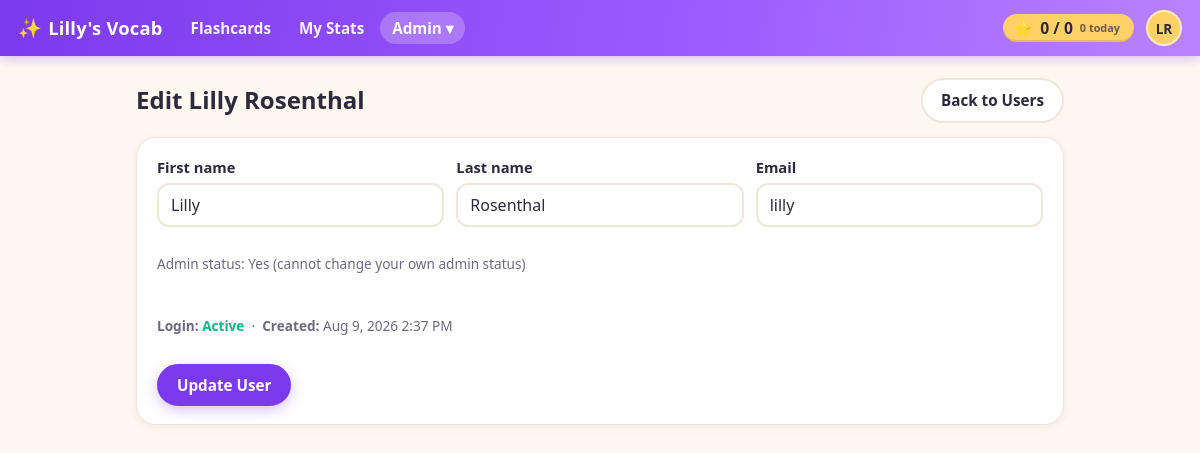
/admin/user_edit.php?id=1 (signed in), run on the app's committed database.
### tables this page shows
CREATE TABLE settings (
  id INT AUTO_INCREMENT PRIMARY KEY,
  key_name VARCHAR(191) NOT NULL UNIQUE,
  value LONGTEXT NULL,
  updated_at DATETIME NOT NULL DEFAULT CURRENT_TIMESTAMP ON UPDATE CURRENT_TIMESTAMP
);

CREATE TABLE users (
  id INT AUTO_INCREMENT PRIMARY KEY,
  first_name VARCHAR(100) NOT NULL,
  last_name VARCHAR(100) NOT NULL,
  email VARCHAR(255) DEFAULT NULL UNIQUE,
  password_hash VARCHAR(255) NOT NULL DEFAULT '',
  is_admin TINYINT(1) NOT NULL DEFAULT 0 COMMENT 'App administrator',
  email_verify_token VARCHAR(64) DEFAULT NULL,
  email_verified_at DATETIME DEFAULT NULL,
  password_reset_token_hash CHAR(64) DEFAULT NULL,
  password_reset_expires_at DATETIME DEFAULT NULL,
  shuffle_seed INT UNSIGNED DEFAULT NULL COMMENT 'NULL = original order; set = per-user shuffled deck order',
  deck_position INT NOT NULL DEFAULT 0 COMMENT 'Resume point in the full deck (index of the next card)',
  created_at DATETIME NOT NULL DEFAULT CURRENT_TIMESTAMP
);

### partials.php (called while the page is built)
<?php
require_once __DIR__ . '/config.php';
require_once __DIR__ . '/settings.php';
require_once __DIR__ . '/lib/Application.php';
require_once __DIR__ . '/lib/ApplicationUI.php';
function h($s) {
    return htmlspecialchars($s ?? '', ENT_QUOTES, 'UTF-8');
}
function header_html(string $title): void {
    ApplicationUI::headerHtml($title);
}
function footer_html(): void {
    ApplicationUI::footerHtml();
}

### config.php (called while the page is built, shortened)
<?php
function pdo(): PDO {
    static $pdo = null;
    if ($pdo === null) {
        $dsn = 'mysql:host=' . DB_HOST . ';dbname=' . DB_NAME . ';charset=utf8mb4';
        $options = [
            PDO::ATTR_ERRMODE => PDO::ERRMODE_EXCEPTION,
            PDO::ATTR_DEFAULT_FETCH_MODE => PDO::FETCH_ASSOC,
            PDO::ATTR_EMULATE_PREPARES => false,
        ];
        $pdo = new PDO($dsn, DB_USER, DB_PASS, $options);
    }
    return $pdo;
}
function current_user(): ?array {
    require_once __DIR__ . '/lib/UserManagement.php';
    if (!empty($_SESSION['uid'])) {
        static $user = null;
        if ($user === null) {
            $user = UserManagement::findById((int)$_SESSION['uid']) ?: false;
        }
        return $user ?: null;
    }
    return null;
}
function require_admin(): void {
    $user = current_user();
}

### lib/UserManagement.php (called while the page is built, shortened)
<?php
require_once __DIR__ . '/../config.php';
require_once __DIR__ . '/../settings.php';
class UserManagement {
    private static function pdo(): PDO {
        return pdo();
    }
    public static function findById(int $id): ?array {
        $st = self::pdo()->prepare('SELECT * FROM users WHERE id=? LIMIT 1');
        $st->execute([$id]);
        $row = $st->fetch();
        return $row ?: null;
    }
}

### settings.php (called while the page is built, shortened)
<?php
require_once __DIR__ . '/config.php';
class Settings {
    private static function pdo(): PDO {
        return pdo();
    }
    public static function get(string $key, string $default = ''): string {
        $st = self::pdo()->prepare('SELECT value FROM settings WHERE key_name = ? LIMIT 1');
        $st->execute([$key]);
        $row = $st->fetch();
        return $row ? (string)$row['value'] : $default;
    }
    public static function siteTitle(): string {
        return self::get('site_title', APP_NAME);
    }
}

### lib/FlashcardProgress.php (called while the page is built, shortened)
<?php
require_once __DIR__ . '/../config.php';
class FlashcardProgress {
    private static function pdo(): PDO {
        return pdo();
    }
    public static function getScoreSummary(int $userId): array {
        $pdo = self::pdo();
        $st = $pdo->prepare("SELECT COUNT(*) AS c FROM user_word_state WHERE user_id = ? AND last_mark = 'got_it'");
        $st->execute([$userId]);
        $mastered = (int)$st->fetch()['c'];
        $total = (int)$pdo->query('SELECT COUNT(*) AS c FROM words')->fetch()['c'];
        $st = $pdo->prepare('SELECT COUNT(*) AS c FROM word_review_events WHERE user_id = ? AND created_at >= CURDATE()');
        $st->execute([$userId]);
        $reviewedToday = (int)$st->fetch()['c'];
        return [
            'mastered' => $mastered,
            'total_words' => $total,
            'reviewed_today' => $reviewedToday,
        ];
    }
}

### admin/user_edit.php (the view, shortened to what this page needs)
<?php
require_once __DIR__ . '/../partials.php';
require_once __DIR__ . '/../lib/UserManagement.php';
require_admin();
$userId = (int)($_GET['id'] ?? 0);
$user = UserManagement::findById($userId);
$form = [];
foreach (['first_name', 'last_name', 'email', 'is_admin'] as $field) {
    $form[$field] = $_GET[$field] ?? ($user[$field] ?? '');
}
$me = current_user();
$canEditAdmin = ((int)$user['id'] !== (int)$me['id']);
$hasPassword = ($user['password_hash'] !== '');
$userName = trim(($user['first_name'] ?? '') . ' ' . ($user['last_name'] ?? ''));
header_html('Edit ' . $userName);
?>
<div class="page-head">
  <h2>Edit <?= h($userName) ?></h2>
  <a class="button" href="/admin/users.php">Back to Users</a>
</div>
<div class="card">
  <form method="post" action="/admin/user_edit_eval.php" class="stack">
    <div class="grid form-grid">
      <label>First name
        <input type="text" name="first_name" value="<?=h($form['first_name'] ?? '')?>" required>
      </label>
      <label>Last name
        <input type="text" name="last_name" value="<?=h($form['last_name'] ?? '')?>" required>
      </label>
      <label>Email
        <input type="email" name="email" value="<?=h($form['email'] ?? '')?>" required>
      </label>
    </div>
    <?php if ($canEditAdmin): ?>
      <label class="inline">
        <input type="checkbox" name="is_admin" value="1" <?= !empty($form['is_admin']) ? 'checked' : '' ?>>
        Admin user
      </label>
    <?php else: ?>
      <p class="small">Admin status: <?= !empty($user['is_admin']) ? 'Yes' : 'No' ?> (cannot change your own admin status)</p>
    <?php endif; ?>
    <p class="small">
      <strong>Login:</strong>
      <?php if (!empty($user['email_verified_at'])): ?>
        <span class="status-verified">Active</span>
      <?php elseif (!$hasPassword): ?>
        <span class="status-pending">Awaiting account activation</span>
      <?php else: ?>
        <span class="status-pending">Pending email verification</span>
      <?php endif; ?>
      &nbsp;·&nbsp; <strong>Created:</strong> <?= h(date('M j, Y g:i A', strtotime($user['created_at']))) ?>
    </p>
    <div class="actions">
      <button class="button primary" type="submit">Update User</button>
    </div>
  </form>
</div>
<?php footer_html(); ?>

### lib/ApplicationUI.php (shortened to what this page needs)
<?php
require_once __DIR__ . '/../config.php';
require_once __DIR__ . '/../settings.php';
require_once __DIR__ . '/FlashcardProgress.php';
class ApplicationUI {
    public static function staticResourceUrl(string $path): string {
        $filePath = __DIR__ . '/../' . ltrim($path, '/');
        $version = @filemtime($filePath);
        return $path . '?v=' . $version;
    }
    public static function cssLink(string $path): string {
        $url = self::staticResourceUrl($path);
        return '<link rel="stylesheet" href="' . htmlspecialchars($url, ENT_QUOTES, 'UTF-8') . '">';
    }
    public static function jsScript(string $path): string {
        $url = self::staticResourceUrl($path);
        return '<script src="' . htmlspecialchars($url, ENT_QUOTES, 'UTF-8') . '"></script>';
    }
    public static function scoreChipHtml(int $userId): string {
        $score = FlashcardProgress::getScoreSummary($userId);
        return '<a class="score-chip" id="score-chip" href="/progress/" title="Words you\'ve got — tap for stats">'
             . '<span class="score-star" aria-hidden="true">&#11088;</span>'
             . '<span class="score-numbers"><span id="score-mastered">' . number_format($score['mastered']) . '</span>'
             . ' / <span id="score-total">' . number_format($score['total_words']) . '</span></span>'
             . '<span class="score-today"><span id="score-today">' . number_format($score['reviewed_today']) . '</span> today</span>'
             . '</a>';
    }
    public static function headerHtml(string $title): void {
        $u = current_user();
        $script = $_SERVER['SCRIPT_NAME'] ?? '';
        $siteTitle = Settings::siteTitle();
        echo '<!doctype html><html><head><meta charset="utf-8"><meta name="viewport" content="width=device-width,initial-scale=1">';
        echo self::cssLink('/styles.css');
        echo '</head><body>';
        if ($u) {
            $navItems = [
                ['path' => '/review/', 'label' => 'Flashcards', 'prefixes' => ['/review/', '/index.php']],
                ['path' => '/progress/', 'label' => 'My Stats', 'prefixes' => ['/progress/']],
            ];
            echo '<header class="topbar">';
            echo '<a class="brand" href="/review/"><span class="brand-mark" aria-hidden="true">&#10024;</span> ' . h($siteTitle) . '</a>';
            echo '<nav class="topnav">';
            foreach ($navItems as $item) {
                $active = false;
                echo '<a href="' . h($item['path']) . '"' . ($active ? ' class="active"' : '') . '>' . h($item['label']) . '</a>';
            }
            if (!empty($u['is_admin'])) {
                $inAdmin = strpos($script, '/admin/') === 0;
                $adminItems = [
                    ['path' => '/admin/words.php', 'label' => 'Words'],
                    ['path' => '/admin/import/upload.php?flow=words', 'label' => 'Import Words'],
                    ['path' => '/admin/users.php', 'label' => 'Users'],
                    ['path' => '/admin/settings.php', 'label' => 'Settings'],
                    ['path' => '/admin/activity_log.php', 'label' => 'Activity Log'],
                    ['path' => '/admin/email_log.php', 'label' => 'Email Log'],
                ];
                $adminLinks = '';
                foreach ($adminItems as $item) {
                    $active = $inAdmin && basename(parse_url($item['path'], PHP_URL_PATH)) === basename($script);
                    $adminLinks .= '<a href="' . h($item['path']) . '" role="menuitem"' . ($active ? ' class="active"' : '') . '>' . h($item['label']) . '</a>';
                }
                echo '<span class="menu-wrap">'
                   . '<button type="button" id="adminToggle" class="topnav-toggle' . ($inAdmin ? ' active' : '') . '" aria-expanded="false" aria-controls="adminMenu">Admin &#9662;</button>'
                   . '<span id="adminMenu" class="popup-menu hidden" role="menu" aria-hidden="true">' . $adminLinks . '</span>'
                   . '</span>';
            }
            echo '</nav>';
            echo '<div class="topbar-right">';
            echo self::scoreChipHtml((int)$u['id']);
            $initials = strtoupper((string)substr((string)($u['first_name'] ?? ''), 0, 1) . (string)substr((string)($u['last_name'] ?? ''), 0, 1));
            $name = trim((string)($u['first_name'] ?? '') . ' ' . (string)($u['last_name'] ?? ''));
            echo '<span class="menu-wrap">'
               . '<button type="button" id="profileToggle" class="avatar" aria-expanded="false" aria-controls="profileMenu" title="' . h($name) . '" aria-label="Account menu for ' . h($name) . '">' . h($initials) . '</button>'
               . '<span id="profileMenu" class="popup-menu popup-menu-right hidden" role="menu" aria-hidden="true">'
               .   '<a href="/profile/change_password.php" role="menuitem">Change Password</a>'
               .   '<a href="/logout.php" role="menuitem">Logout</a>'
               . '</span>'
               . '</span>';
            echo '</div>';
            echo '</header>';
            echo '<div class="content"><main>';
        } else {
            echo '<header class="topbar"><a class="brand" href="/login.php"><span class="brand-mark" aria-hidden="true">&#10024;</span> ' . h($siteTitle) . '</a></header>';
            echo '<div class="content"><main>';
        }
    }
    public static function footerHtml(): void {
        echo '</main></div>' . self::jsScript('/main.js') . '</body></html>';
    }
}

### data on the page
settings: value "Lilly's Vocab"
users: initials "LR", userName "Lilly Rosenthal", first_name "Lilly", last_name "Rosenthal", email "lilly", created_at "Aug 9, 2026 2:37 PM"

### other printed values
$item['label'] "Flashcards"
$item['label'] "My Stats"
$score['mastered'] "0"
$score['total_words'] "0"
$score['reviewed_today'] "0"
